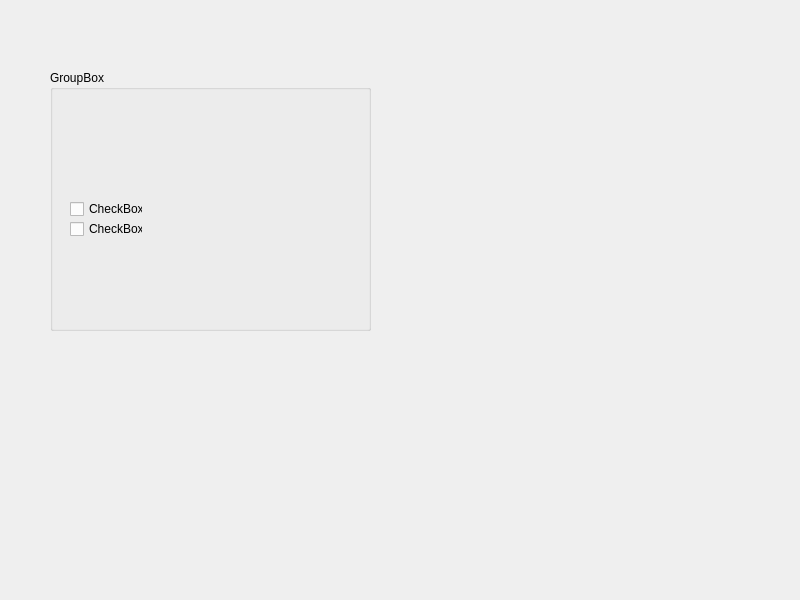
<?xml version="1.0" encoding="UTF-8"?>
<ui version="4.0">
 <class>Widget</class>
 <widget class="QWidget" name="Widget">
  <property name="geometry">
   <rect>
    <x>0</x>
    <y>0</y>
    <width>800</width>
    <height>600</height>
   </rect>
  </property>
  <property name="windowTitle">
   <string>Widget</string>
  </property>
  <widget class="QCheckBox" name="checkBox">
   <property name="geometry">
    <rect>
     <x>70</x>
     <y>200</y>
     <width>73</width>
     <height>18</height>
    </rect>
   </property>
   <property name="text">
    <string>CheckBox</string>
   </property>
  </widget>
  <widget class="QCheckBox" name="checkBox_2">
   <property name="geometry">
    <rect>
     <x>70</x>
     <y>220</y>
     <width>73</width>
     <height>18</height>
    </rect>
   </property>
   <property name="text">
    <string>CheckBox</string>
   </property>
  </widget>
  <widget class="QGroupBox" name="groupBox">
   <property name="geometry">
    <rect>
     <x>50</x>
     <y>70</y>
     <width>321</width>
     <height>261</height>
    </rect>
   </property>
   <property name="title">
    <string>GroupBox</string>
   </property>
  </widget>
 </widget>
 <resources/>
 <connections/>
</ui>
